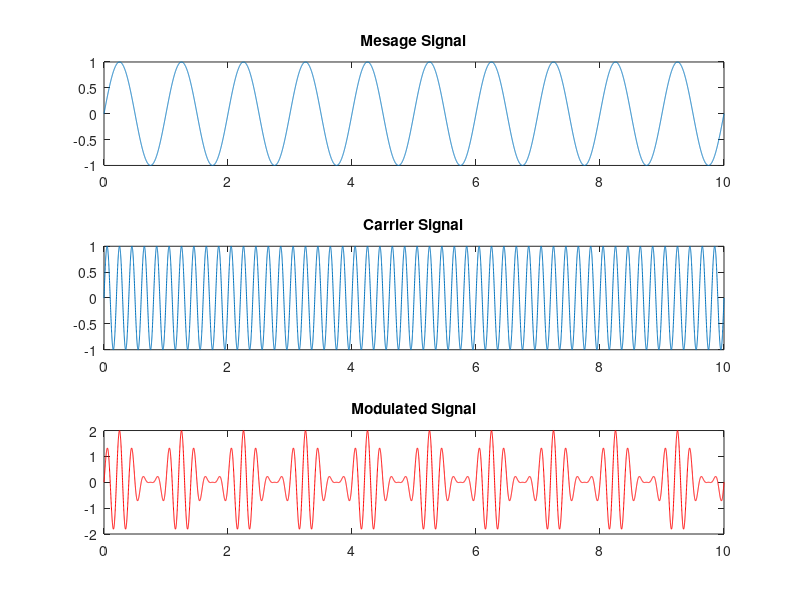

The MATLAB script that drew this image:
%From Tutorialbit
clc;
clear all;
Ac = 1;
Am = 1;
Fc = 5;
Fm = 1;

T = 10;
t = 0 : 0.001:T;

Ym = Am*sin(2 * pi * Fm * t);

subplot(3,1,1);
plot(t,Ym);
title("Mesage Signal");
Yc = Ac.*sin(2 * pi * Fc * t);
subplot(3,1,2);
plot(t,Yc);
title("Carrier Signal");
Z = (Ac + Ym).*Yc;
subplot(3,1,3);
plot(t,Z,'r');
title("Modulated Signal");

